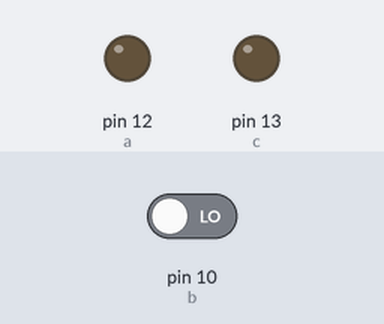
Bench run of a sketch on a simulated Arduino Uno, built with avr-gcc and run on an emulated ATmega328P. Parts: output pins drawn as LEDs (lit = HIGH). Inputs (shaded band) come from the test bench; at power-on: pin 10 (b) LOW.

Above: at 1.2 s.
1.3 s: pin 10 (b) driven HIGH
At 2.5 s:
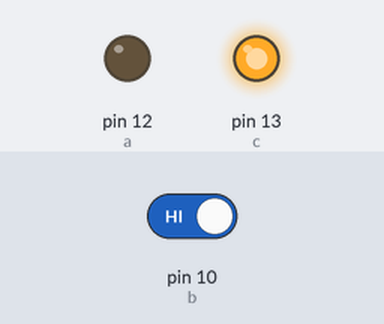
2.8 s: pin 10 (b) driven LOW
At 3.7 s:
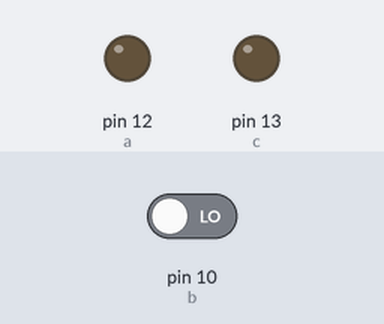
Timing chart, 0 to 5.8 s (numbered marks = the images above; inputs shaded):
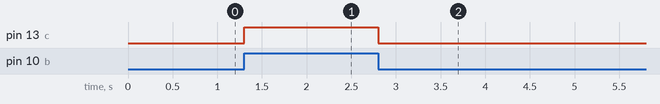

The sketch:

test_button_pin_10.ino
```cpp
int a = 12;
int b = 10;
int c = 13;
int increment = 0;
void setup() {
  // put your setup code here, to run once:
  pinMode(a, OUTPUT);
  pinMode(c, OUTPUT);
  pinMode(b, INPUT);
}

void loop() {
  // put your main code here, to run repeatedly:
  if(digitalRead(b) == HIGH) {
    digitalWrite(c, HIGH);
  } else {
    digitalWrite(c, LOW);
  }
}
```

Measured:
- after the input at 1.3 s, pin 13 (c): LOW → HIGH at once
- after the input at 2.8 s, pin 13 (c): HIGH → LOW at once
